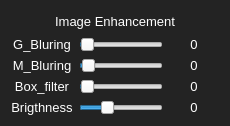
                           <widget class="QFrame" name="frame_4">
                            <property name="minimumSize">
                             <size>
                              <width>0</width>
                              <height>0</height>
                             </size>
                            </property>
                            <property name="maximumSize">
                             <size>
                              <width>450</width>
                              <height>16777215</height>
                             </size>
                            </property>
                            <property name="styleSheet">
                             <string notr="true">QFrame{
	color: rgb(255, 255, 255);
	background-color: rgb(35, 35, 35);
	border-radius: 10px;
}</string>
                            </property>
                            <property name="frameShape">
                             <enum>QFrame::NoFrame</enum>
                            </property>
                            <property name="frameShadow">
                             <enum>QFrame::Raised</enum>
                            </property>
                            <layout class="QGridLayout" name="gridLayout_2">
                             <item row="3" column="1">
                              <widget class="QSlider" name="erosion">
                               <property name="maximum">
                                <number>99</number>
                               </property>
                               <property name="singleStep">
                                <number>3</number>
                               </property>
                               <property name="pageStep">
                                <number>3</number>
                               </property>
                               <property name="value">
                                <number>3</number>
                               </property>
                               <property name="orientation">
                                <enum>Qt::Horizontal</enum>
                               </property>
                              </widget>
                             </item>
                             <item row="4" column="2">
                              <widget class="QLabel" name="thresh_value">
                               <property name="minimumSize">
                                <size>
                                 <width>50</width>
                                 <height>0</height>
                                </size>
                               </property>
                               <property name="maximumSize">
                                <size>
                                 <width>50</width>
                                 <height>16777215</height>
                                </size>
                               </property>
                               <property name="font">
                                <font>
                                 <family>Arial</family>
                                 <pointsize>10</pointsize>
                                 <weight>50</weight>
                                 <bold>false</bold>
                                </font>
                               </property>
                               <property name="styleSheet">
                                <string notr="true">QLabel{
	color: rgb(255, 255, 255);
	background-color: rgb(35, 35, 35);
	border-radius: 10px;
}</string>
                               </property>
                               <property name="text">
                                <string>0</string>
                               </property>
                               <property name="alignment">
                                <set>Qt::AlignCenter</set>
                               </property>
                              </widget>
                             </item>
                             <item row="5" column="2">
                              <widget class="QLabel" name="hsv_value">
                               <property name="minimumSize">
                                <size>
                                 <width>50</width>
                                 <height>0</height>
                                </size>
                               </property>
                               <property name="maximumSize">
                                <size>
                                 <width>50</width>
                                 <height>16777215</height>
                                </size>
                               </property>
                               <property name="font">
                                <font>
                                 <family>Arial</family>
                                 <pointsize>10</pointsize>
                                 <weight>50</weight>
                                 <bold>false</bold>
                                </font>
                               </property>
                               <property name="styleSheet">
                                <string notr="true">QLabel{
	color: rgb(255, 255, 255);
	background-color: rgb(35, 35, 35);
	border-radius: 10px;
}</string>
                               </property>
                               <property name="text">
                                <string>0</string>
                               </property>
                               <property name="alignment">
                                <set>Qt::AlignCenter</set>
                               </property>
                              </widget>
                             </item>
                             <item row="2" column="2">
                              <widget class="QLabel" name="dilation_value">
                               <property name="minimumSize">
                                <size>
                                 <width>50</width>
                                 <height>0</height>
                                </size>
                               </property>
                               <property name="maximumSize">
                                <size>
                                 <width>50</width>
                                 <height>16777215</height>
                                </size>
                               </property>
                               <property name="font">
                                <font>
                                 <family>Arial</family>
                                 <pointsize>10</pointsize>
                                 <weight>50</weight>
                                 <bold>false</bold>
                                </font>
                               </property>
                               <property name="styleSheet">
                                <string notr="true">QLabel{
	color: rgb(255, 255, 255);
	background-color: rgb(35, 35, 35);
	border-radius: 10px;
}</string>
                               </property>
                               <property name="text">
                                <string>0</string>
                               </property>
                               <property name="alignment">
                                <set>Qt::AlignCenter</set>
                               </property>
                              </widget>
                             </item>
                             <item row="5" column="0">
                              <widget class="QLabel" name="entry_unimp_label">
                               <property name="font">
                                <font>
                                 <family>Arial</family>
                                 <pointsize>10</pointsize>
                                 <weight>50</weight>
                                 <bold>false</bold>
                                </font>
                               </property>
                               <property name="styleSheet">
                                <string notr="true">QLabel{
	color: rgb(255, 255, 255);
	background-color: rgb(35, 35, 35);
	border-radius: 10px;
}</string>
                               </property>
                               <property name="text">
                                <string>Brigthness</string>
                               </property>
                               <property name="alignment">
                                <set>Qt::AlignCenter</set>
                               </property>
                              </widget>
                             </item>
                             <item row="5" column="1">
                              <widget class="QSlider" name="brigthness">
                               <property name="maximum">
                                <number>100</number>
                               </property>
                               <property name="value">
                                <number>30</number>
                               </property>
                               <property name="sliderPosition">
                                <number>30</number>
                               </property>
                               <property name="orientation">
                                <enum>Qt::Horizontal</enum>
                               </property>
                              </widget>
                             </item>
                             <item row="2" column="0">
                              <widget class="QLabel" name="entry_dilation_label">
                               <property name="font">
                                <font>
                                 <family>Arial</family>
                                 <pointsize>10</pointsize>
                                 <weight>50</weight>
                                 <bold>false</bold>
                                </font>
                               </property>
                               <property name="styleSheet">
                                <string notr="true">QLabel{
	color: rgb(255, 255, 255);
	background-color: rgb(35, 35, 35);
	border-radius: 10px;
}</string>
                               </property>
                               <property name="text">
                                <string>G_Bluring</string>
                               </property>
                               <property name="alignment">
                                <set>Qt::AlignCenter</set>
                               </property>
                              </widget>
                             </item>
                             <item row="3" column="0">
                              <widget class="QLabel" name="entry_erosion_label">
                               <property name="font">
                                <font>
                                 <family>Arial</family>
                                 <pointsize>10</pointsize>
                                 <weight>50</weight>
                                 <bold>false</bold>
                                </font>
                               </property>
                               <property name="styleSheet">
                                <string notr="true">QLabel{
	color: rgb(255, 255, 255);
	background-color: rgb(35, 35, 35);
	border-radius: 10px;
}</string>
                               </property>
                               <property name="text">
                                <string>M_Bluring</string>
                               </property>
                               <property name="alignment">
                                <set>Qt::AlignCenter</set>
                               </property>
                              </widget>
                             </item>
                             <item row="3" column="2">
                              <widget class="QLabel" name="erosion_value">
                               <property name="minimumSize">
                                <size>
                                 <width>50</width>
                                 <height>0</height>
                                </size>
                               </property>
                               <property name="maximumSize">
                                <size>
                                 <width>50</width>
                                 <height>16777215</height>
                                </size>
                               </property>
                               <property name="font">
                                <font>
                                 <family>Arial</family>
                                 <pointsize>10</pointsize>
                                 <weight>50</weight>
                                 <bold>false</bold>
                                </font>
                               </property>
                               <property name="styleSheet">
                                <string notr="true">QLabel{
	color: rgb(255, 255, 255);
	background-color: rgb(35, 35, 35);
	border-radius: 10px;
}</string>
                               </property>
                               <property name="text">
                                <string>0</string>
                               </property>
                               <property name="alignment">
                                <set>Qt::AlignCenter</set>
                               </property>
                              </widget>
                             </item>
                             <item row="4" column="1">
                              <widget class="QSlider" name="threshold">
                               <property name="maximum">
                                <number>100</number>
                               </property>
                               <property name="value">
                                <number>1</number>
                               </property>
                               <property name="orientation">
                                <enum>Qt::Horizontal</enum>
                               </property>
                              </widget>
                             </item>
                             <item row="4" column="0">
                              <widget class="QLabel" name="entry_blur_label">
                               <property name="font">
                                <font>
                                 <family>Arial</family>
                                 <pointsize>10</pointsize>
                                 <weight>50</weight>
                                 <bold>false</bold>
                                </font>
                               </property>
                               <property name="styleSheet">
                                <string notr="true">QLabel{
	color: rgb(255, 255, 255);
	background-color: rgb(35, 35, 35);
	border-radius: 10px;
}</string>
                               </property>
                               <property name="text">
                                <string>Box_filter</string>
                               </property>
                               <property name="alignment">
                                <set>Qt::AlignCenter</set>
                               </property>
                              </widget>
                             </item>
                             <item row="2" column="1">
                              <widget class="QSlider" name="dilation">
                               <property name="toolTip">
                                <string/>
                               </property>
                               <property name="maximum">
                                <number>100</number>
                               </property>
                               <property name="value">
                                <number>1</number>
                               </property>
                               <property name="orientation">
                                <enum>Qt::Horizontal</enum>
                               </property>
                              </widget>
                             </item>
                             <item row="1" column="0" colspan="3">
                              <widget class="QLabel" name="label_14">
                               <property name="minimumSize">
                                <size>
                                 <width>0</width>
                                 <height>20</height>
                                </size>
                               </property>
                               <property name="maximumSize">
                                <size>
                                 <width>16777215</width>
                                 <height>20</height>
                                </size>
                               </property>
                               <property name="font">
                                <font>
                                 <family>Arial</family>
                                 <pointsize>10</pointsize>
                                </font>
                               </property>
                               <property name="styleSheet">
                                <string notr="true"/>
                               </property>
                               <property name="text">
                                <string>Image Enhancement</string>
                               </property>
                               <property name="alignment">
                                <set>Qt::AlignCenter</set>
                               </property>
                              </widget>
                             </item>
                            </layout>
                           </widget>
